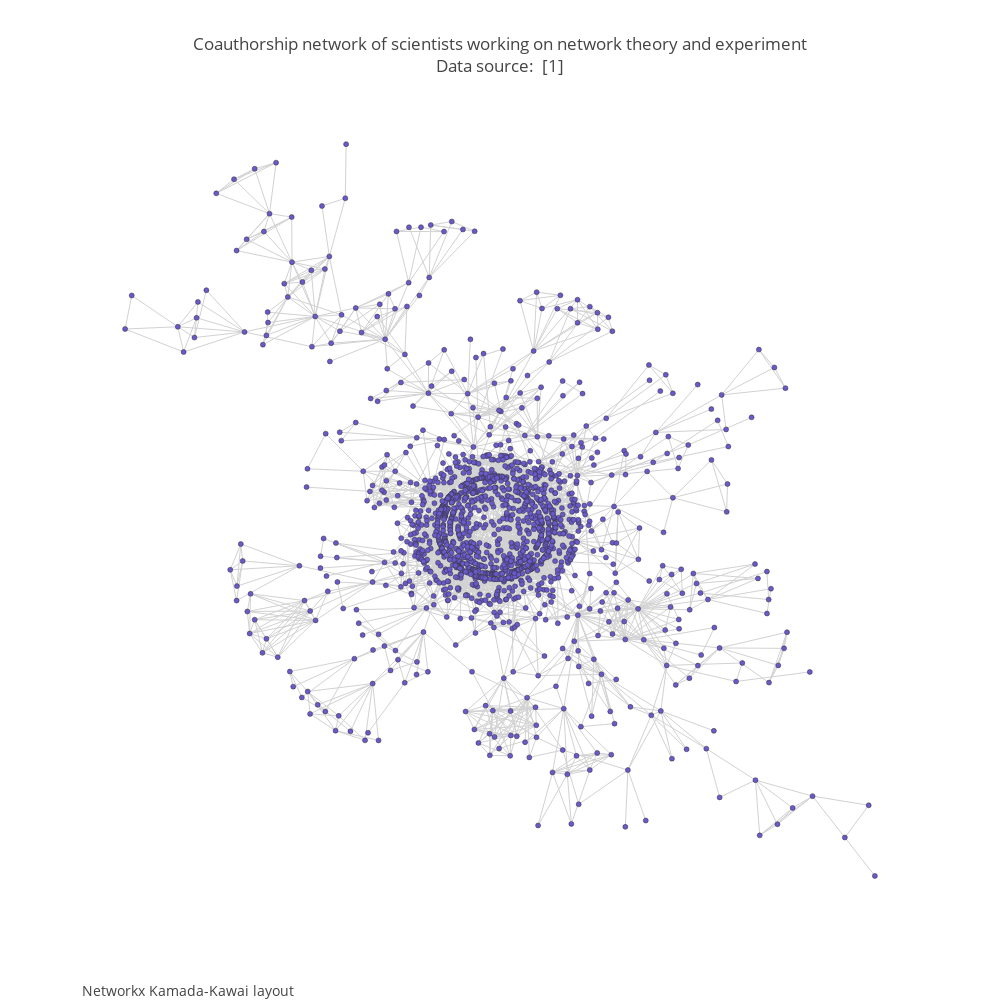

Notebook cell for this chart:
### Code cell
fig3=dict(data=[trace5, trace6], layout=layout)
fig3['layout'].update(width=1000, height=1000)
fig3['layout']['annotations'][0]['text']=annot3
iplot(fig3)

### Figure 1 — Plotly figure (JSON) as saved in the notebook; plotly's stock layout.template omitted (floating-point values rounded to 4 significant figures; data arrays with more than 128 entries replaced by an {"elided": "..."} marker saying what was removed)
{"data": [{"hoverinfo": "none", "line": {"color": "rgb(210,210,210)", "width": 1}, "mode": "lines", "type": "scatter", "x": {"elided": "8226 float values"}, "y": {"elided": "8226 float values"}}, {"hoverinfo": "text", "marker": {"color": "#6959CD", "line": {"color": "rgb(50,50,50)", "width": 0.5}, "size": 5, "symbol": "dot"}, "mode": "markers", "text": {"elided": "1589 str values"}, "type": "scatter", "x": {"elided": "1589 float values"}, "y": {"elided": "1589 float values"}}], "layout": {"annotations": [{"font": {"size": 14}, "showarrow": false, "text": "Networkx Kamada-Kawai layout", "x": 0, "xanchor": "left", "xref": "paper", "y": -0.1, "yanchor": "bottom", "yref": "paper"}], "autosize": false, "font": {"size": 12}, "height": 1000, "hovermode": "closest", "showlegend": false, "title": "Coauthorship network of scientists working on network theory and experiment<br>Data source: <a href='https://networkdata.ics.uci.edu/data.php?id=11'> [1]</a>", "width": 1000, "xaxis": {"visible": false}, "yaxis": {"visible": false}}}
